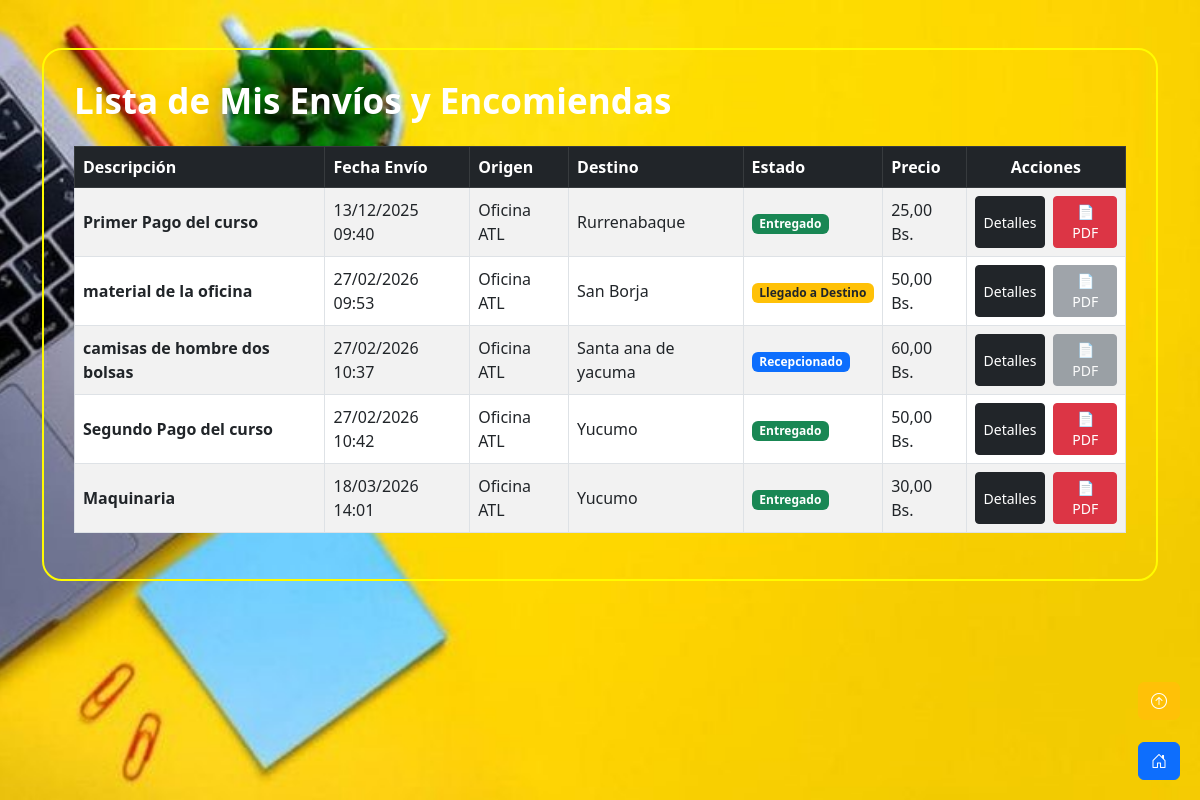
Page /listapaquetess/ (signed in) on the committed database.
### paquetes/models.py (models this page shows, shortened)
class Paquete(models.Model):
    descripcion = models.CharField(max_length=255)
    peso = models.FloatField()
    dimensiones = models.CharField(max_length=50)
    cliente = models.ForeignKey('Cliente', on_delete=models.CASCADE, related_name='paquetes')
    imagen = models.ImageField(upload_to='paquetes/', null=True, blank=True)
    origen = models.CharField(max_length=100, default="Oficina ATL")
    destino = models.CharField(max_length=255) # Aquí puedes poner la ciudad o sucursal destino
    direccion_destino = models.CharField(max_length=255)
    empleado = models.ForeignKey('Empleado', on_delete=models.CASCADE)
    fecha_envio = models.DateTimeField()
    estado = models.ForeignKey('EstadoPaquete', on_delete=models.CASCADE)
    precio = models.DecimalField(max_digits=10, decimal_places=2)

class EstadoPaquete(models.Model):
    nombre_estado = models.CharField(max_length=50)

### paquetes/views_registro.py (the view)
# urls.py: path('listapaquetess/', views.lista_paquetes_cliente, name='lista_paque'),         # ← cambió
def lista_paquetes_cliente(request):
    cliente = Cliente.objects.get(user=request.user)
    paquetes = Paquete.objects.filter(cliente=cliente)
    return render(request, 'registro/lista_paque.html', {'paquetes': paquetes})

### paquetes/templatetags/custom_filters.py (called while the page is built)
@register.filter
def has_group(user, group_name):
    return user.groups.filter(name=group_name).exists()

### paquetes/templates/registro/lista_paque.html (shortened to what this page needs)
{% extends 'base.html' %}
{% load static %}
{% block content %}
<div class="container my-5 contenrow">
    <h2 class="text-white texttitle mb-4">Lista de Mis Envíos y Encomiendas</h2>
    {% if paquetes %}
    <div class="table-responsive">
        <table class="table table-striped table-bordered align-middle text-dark" style="background-color: #ffc107;">
            <thead class="table-dark">
                <tr>
                    <th>Descripción</th>
                    <th>Fecha Envío</th>
                    <th>Origen</th>  <th>Destino</th> <th>Estado</th>
                    <th>Precio</th>
                    <th class="text-center">Acciones</th>
                </tr>
            </thead>
            <tbody>
                {% for paquete in paquetes %}
                <tr>
                    <td class="fw-bold">{{ paquete.descripcion }}</td>
                    <td>{{ paquete.fecha_envio|date:"d/m/Y H:i" }}</td>
                    <td>{{ paquete.origen }}</td>    <td>{{ paquete.destino }}</td>   <td>
                        {% if paquete.estado.nombre_estado == 'Entregado' %}
                            <span class="badge bg-success">Entregado</span>
                        {% elif paquete.estado.nombre_estado == 'Pendiente' %}
                            <span class="badge bg-warning text-dark">Llegado a Destino</span>
                        {% else %}
                            <span class="badge bg-primary">{{ paquete.estado.nombre_estado }}</span>
                        {% endif %}
                    </td>
                    <td>{{ paquete.precio }} Bs.</td>
                    <td class="text-center">
                        <div class="d-flex justify-content-center gap-2">
                            <button class="btn btn-dark btn-sm" data-bs-toggle="modal" data-bs-target="#detalleModal{{ paquete.id }}">
                                Detalles
                            </button>
                            {% if paquete.estado.nombre_estado == 'Entregado' %}
                                <a href="{% url 'generar_factura' paquete.id %}"
                                   class="btn btn-danger btn-sm"
                                   target="_blank"
                                   title="Previsualizar Factura">
                                    📄 PDF
                                </a>
                            {% else %}
                                <button class="btn btn-secondary btn-sm" disabled title="Factura disponible al entregar">
                                    📄 PDF
                                </button>
                            {% endif %}
                        </div>
                    </td>
                </tr>
                {% endfor %}
            </tbody>
        </table>
    </div>
    {% else %}
    <div class="alert alert-warning text-center">
        No tienes paquetes registrados actualmente.
    </div>
    {% endif %}
</div>
{% endblock content %}

### paquetes/static/css/styles.css (style rules this page uses)
.contenrow { border: 2px rgb(255, 251, 0) solid; border-radius: 20px; padding: 30px; }
.texttitle { font-size: 35px; font-weight: bold; color: rgb(255, 255, 255); }

### rows in the picture
Paquete: descripcion "Primer Pago del curso", fecha_envio "13/12/2025 09:40", origen "Oficina ATL", destino "Rurrenabaque", shows "Entregado", precio "25,00", shows "📄 PDF"
Paquete: descripcion "material de la oficina", fecha_envio "27/02/2026 09:53", origen "Oficina ATL", destino "San Borja", shows "Llegado a Destino", precio "50,00", shows "📄 PDF"
Paquete: descripcion "camisas de hombre dos bolsas", fecha_envio "27/02/2026 10:37", origen "Oficina ATL", destino "Santa ana de yacuma", estado.nombre_estado "Recepcionado", precio "60,00", shows "📄 PDF"
Paquete: descripcion "Segundo Pago del curso", fecha_envio "27/02/2026 10:42", origen "Oficina ATL", destino "Yucumo", shows "Entregado", precio "50,00", shows "📄 PDF"
Paquete: descripcion "Maquinaria", fecha_envio "18/03/2026 14:01", origen "Oficina ATL", destino "Yucumo", shows "Entregado", precio "30,00", shows "📄 PDF"
